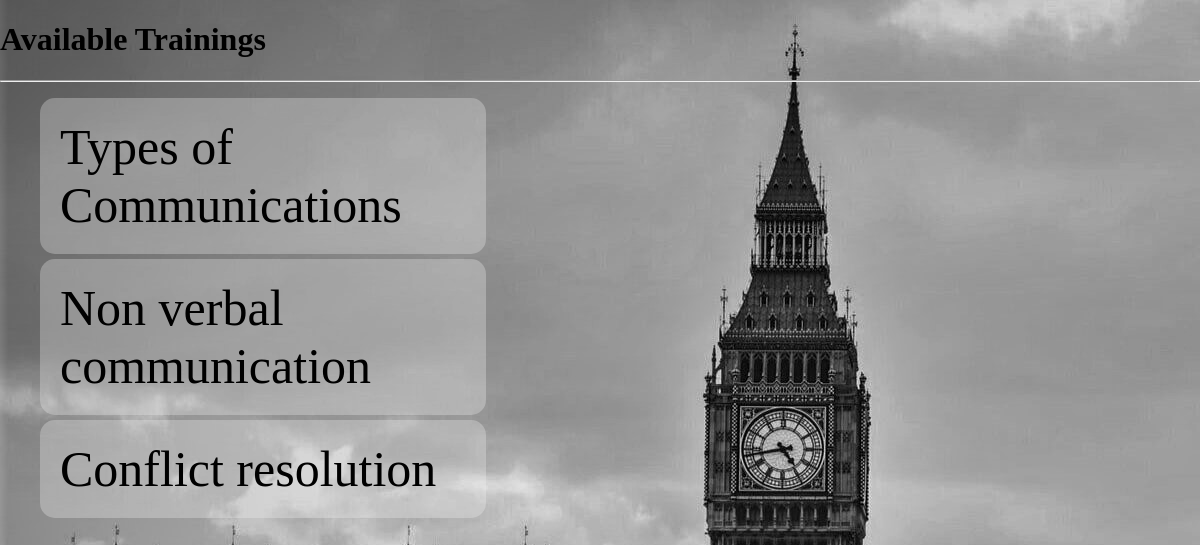
/trainings/, run on an earlier commit of the app's database.
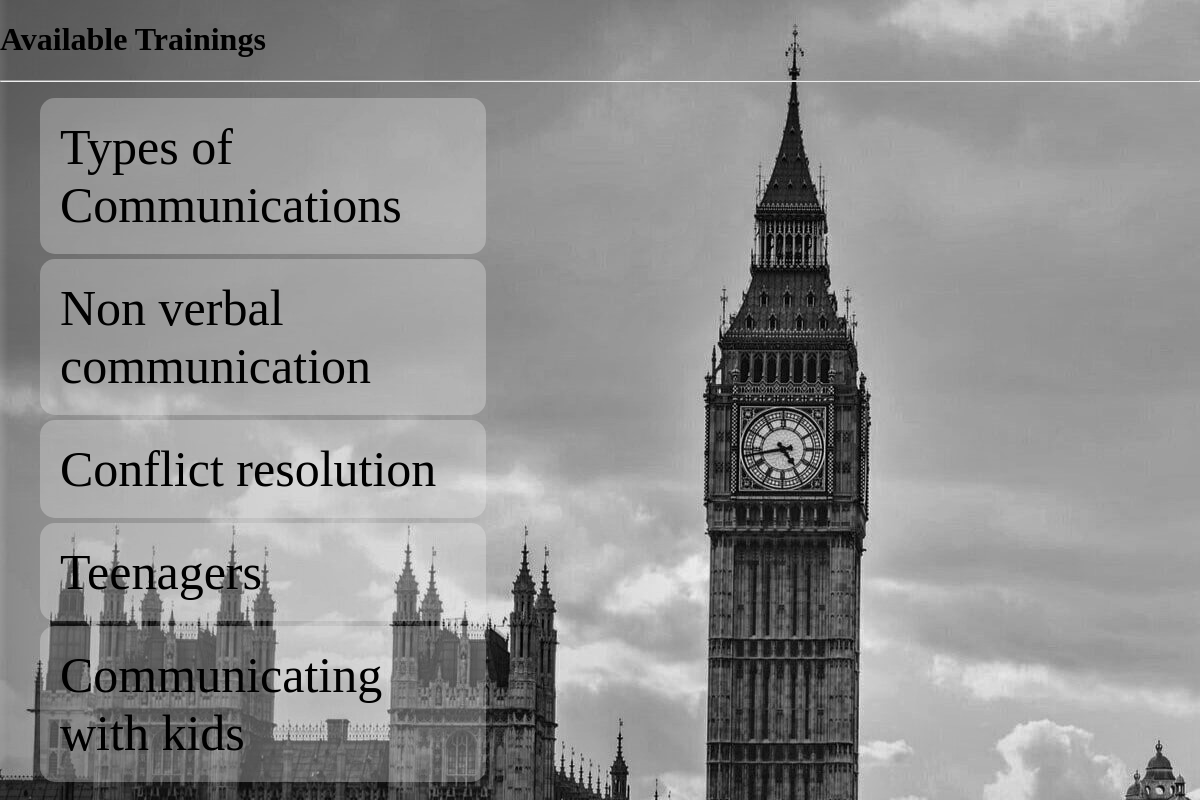
And on a later commit of the database.
### quiz/models.py (models this page shows, shortened)
class Quiz(models.Model):
    name = models.CharField(max_length=50)
    q1Question = models.CharField(max_length=100)
    q1Answer = models.CharField(max_length=100)
    q1Explanation = models.CharField(max_length=10000, null=True, blank=True)
    q2Question = models.CharField(max_length=100)
    q2Answer = models.CharField(max_length=100)
    q2Explanation = models.CharField(max_length=10000, null=True, blank=True)
    q3Question = models.CharField(max_length=100, null=True, blank=True)
    q3Answer = models.CharField(max_length=100, null=True, blank=True)
    q3Explanation = models.CharField(max_length=10000, null=True, blank=True)

### quiz/views.py (the view)
# urls.py: path("trainings/",ShowAvailableTrainingsView.as_view(), name="quizzes-all-quizzes"),
class ShowAvailableTrainingsView(ListView):
    template_name = "AvailableQuizzes.html"
    model = Quiz
    querySet = Quiz.objects.all()
    context_object_name = "quizzes"

### templates/AvailableQuizzes.html (shortened to what this page needs)
{% load static  %}
<!DOCTYPE html>
<html lang="en">
<head>
</head>
<body>
    <h1> Available Trainings </h1>
    <hr>
    <ul>
        {% for quiz in quizzes %}
            <a href="{% url 'quiz-detail' quiz.pk %}">
                <div class="training">
                    {{quiz.name}}
                </div>
            </a>
        {% empty %}
            <li> No objects yet </li>
        {% endfor %}
    </ul>
</body>
</html>

What changed in the data, as far as the page shows it:
added Quiz: name "Teenagers"
added Quiz: name "Communicating with kids"
